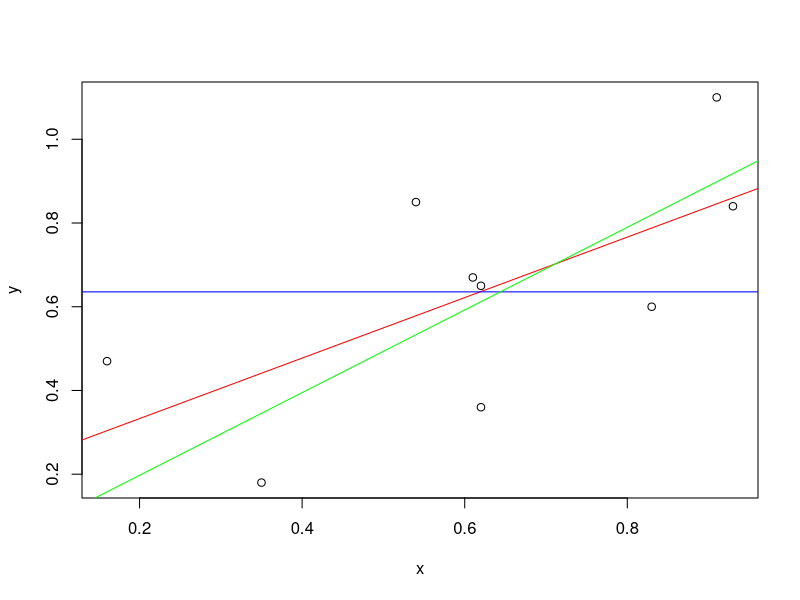

Write the R code that produced this figure.
#Q1, Q2

x <- c(0.61, 0.93, 0.83, 0.35, 0.54, 0.16, 0.91, 0.62, 0.62)
y <- c(0.67, 0.84, 0.6, 0.18, 0.85, 0.47, 1.1, 0.65, 0.36)

data <- data.frame(cbind(x,y))

fit <- lm(y~x,data = data)

summary(fit)

#Q3

fit2 <- lm(mpg~wt, data = mtcars)

predict(fit2, data.frame(wt=mean(mtcars$wt)), interval = ("confidence"))

#Q4

help("mtcars")

#Q5

predict(fit2, data.frame(wt=3), interval = ("prediction"))

#Q6

fit3 <- lm(mpg~I(wt/2), data = mtcars)

confint(fit3)

#Q7

summary(fit2)

#Q9

fit5<-lm(y ~ 1)
fit6<-lm(y ~ x - 1)
plot(x,y)

abline(fit,col="red")
abline(fit5,col="blue")
abline(fit6,col="green")

anova(fit)

anova(fit5)

278/1126